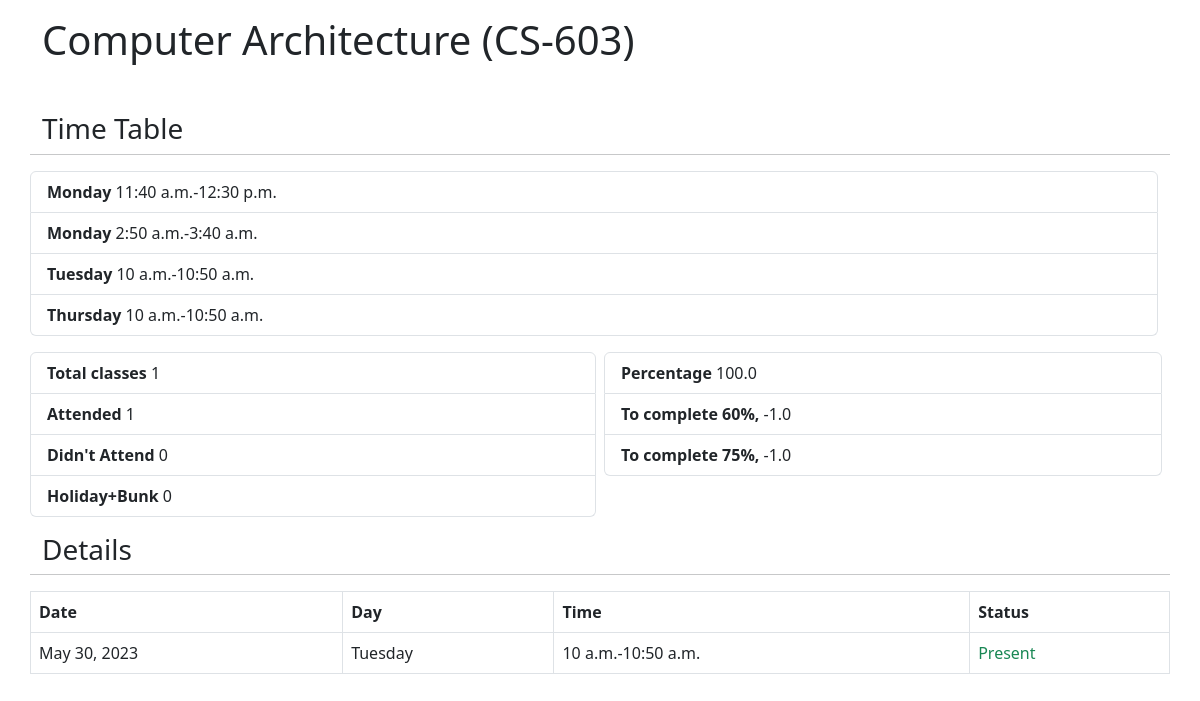
The page /report/7 on the database its author committed.
### app/models.py (models this page shows, shortened)
class Subject(models.Model):
    id=models.AutoField(primary_key=True)
    name = models.CharField(max_length=100)
    subject_code = models.CharField(max_length=10)
    student= models.ForeignKey("Student", on_delete=models.CASCADE,null=True)

class Timetable(models.Model):
    id=models.AutoField(primary_key=True)
    sid=models.ForeignKey(Subject, on_delete=models.CASCADE,null=True)
    day = models.ForeignKey(Day,on_delete=models.CASCADE,null=True)
    time_slot = models.ForeignKey(TimeSlot, on_delete=models.CASCADE,null=True)

class Day(models.Model):
    id=models.AutoField(primary_key=True)
    name = models.CharField(max_length=20)

class TimeSlot(models.Model):
    id=models.AutoField(primary_key=True)
    start_time = models.TimeField()
    duration = models.DurationField()
    @property
    def end_time(self):
        end = datetime.datetime.combine(datetime.date.today(), self.start_time) + self.duration
        return end.time()

class Attendance(models.Model):
    id=models.AutoField(primary_key=True)
    date=models.DateField(default=datetime.date.today)
    roll=models.ForeignKey(Student, on_delete=models.CASCADE,null=True)
    timetable=models.ForeignKey(Timetable, on_delete=models.CASCADE,null=True)
    status=models.ForeignKey("Status", on_delete=models.CASCADE,null=True)

### app/views.py (the view)
# urls.py: path("report/<subject_id>", views.report, name="attendance"),
def report(request, subject_id):
    subject = Subject.objects.get(id=subject_id)
    time_table = Timetable.objects.filter(sid_id=subject_id).all()
    attendances = Attendance.objects.filter(timetable__in=time_table).all()
    total=0
    present=0
    absent=0
    holiday=0
    percentage = 0
    to_75 = 0
    to_60 = 0
    for a in attendances:
        total+=1
        if a.status_id==1:
            present+=1
        elif a.status_id==2:
            absent+=1
        elif a.status_id==3:
            holiday+=1
    if total>0:
        percentage = (present/total)*100
        percentage = round(percentage, 2)
        to_75 = (0.75*total - present)/0.25
        to_60 = (0.60*total - present)/0.40
    context = {"attendances" : attendances,"subject":subject, "time_table":time_table, "to_75": to_75, "to_60": to_60, "total": total, "present": present, "absent": absent, "holiday": holiday, "percentage": percentage}
    return render(request, "report.html", context=context)

### app/templates/report.html (shortened to what this page needs)
{% extends "base.html" %}
{% block body %}
<div class="container mt-3">
    <h1>{{subject.name}} ({{subject.subject_code}})</h1>
    <div class="row mt-5">
        <h3>Time Table</h3>
        <hr>
        <ul class="list-group">
            {% for tt in time_table %}
            <li class="list-group-item">
                <span class="fw-bold">{{tt.day.name}}</span> {{tt.time_slot.start_time}}-{{tt.time_slot.end_time}}
            </li>
            {% endfor %}
    </div>
    {% if total > 0 %}
    <div class="row mt-3">
        <div class="col-6 p-0 pe-1">
            <ul class="list-group">
                <li class="list-group-item">
                    <span class="fw-bold">Total classes</span> {{total}}
                </li>
                <li class="list-group-item">
                    <span class="fw-bold">Attended</span> {{present}}
                </li>
                <li class="list-group-item">
                    <span class="fw-bold">Didn't Attend</span> {{absent}}
                </li>
                <li class="list-group-item">
                    <span class="fw-bold">Holiday+Bunk</span> {{holiday}}
                </li>
            </ul>
        </div>
        <div class="col-6 p-0 ps-1 pe-2">
            <ul class="list-group">
                <li class="list-group-item">
                    <span class="fw-bold">Percentage</span> {{percentage}}
                </li>
                <li class="list-group-item">
                    <span class="fw-bold">To complete 60%, </span> {{to_60}}
                </li>
                <li class="list-group-item">
                    <span class="fw-bold">To complete 75%, </span> {{to_75}}
                </li>
            </ul>
        </div>
    </div>
    <div class="row mt-3">
        <h3>Details</h3>
        <hr>
        <table class="table table-bordered">
            <thead>
                <tr>
                    <th>Date</th>
                    <th>Day</th>
                    <th>Time</th>
                    <th>Status</th>
                </tr>
            </thead>
            <tbody>
                {% for a in attendances %}
                <tr>
                    <td>
                        {{a.date}}
                    </td>
                    <td>
                        {{a.timetable.day.name}}
                    </td>
                    <td>
                        {{a.timetable.time_slot.start_time}}-{{a.timetable.time_slot.end_time}}
                    </td>
                    <td>
                        {% if a.status_id == 1 %}
                        <span class="text-success">Present</span>
                        {% elif a.status_id == 2 %}
                        <span class="text-secondary">Absent</span>
                        {% elif a.status_id == 3 %}
                        <span class="text-danger">Holiday</span>
                        {% endif %}
                    </td>
                </tr>
                {% endfor %}
            </tbody>
        </table>
    </div>
    {% else %}
    <h2 class=" mt-3 text-center">No classes until now !</h2>
    {% endif %}
</div>
{% endblock %}

### rows shown on the page
Subject: name "Computer Architecture", subject_code "CS-603"
Timetable: day.name "Monday", time_slot.start_time "11:40 a.m.", time_slot.end_time "12:30 p.m."
Timetable: day.name "Monday", time_slot.start_time "2:50 a.m.", time_slot.end_time "3:40 a.m."
Timetable: day.name "Tuesday", time_slot.start_time "10 a.m.", time_slot.end_time "10:50 a.m."
Timetable: day.name "Thursday", time_slot.start_time "10 a.m.", time_slot.end_time "10:50 a.m."
Attendance: date "May 30, 2023", timetable.day.name "Tuesday", timetable.time_slot.start_time "10 a.m.", timetable.time_slot.end_time "10:50 a.m.", shows "Present"

### other values the page prints
{{ total }} "1"
{{ present }} "1"
{{ absent }} "0"
{{ holiday }} "0"
{{ percentage }} "100.0"
{{ to_60 }} "-1.0"
{{ to_75 }} "-1.0"
